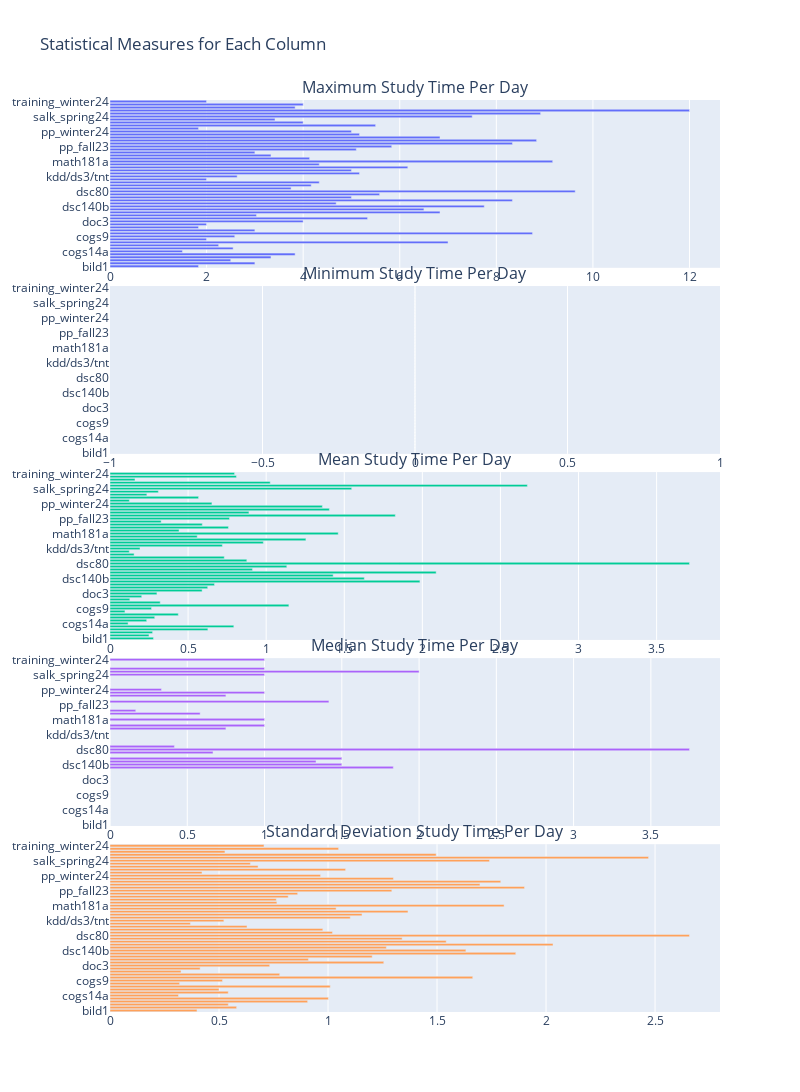

Write notebook code for a chart like this one.
### Code cell
import plotly.graph_objects as go
from plotly.subplots import make_subplots
# Create subplots
fig = make_subplots(
    rows=5, cols=1,
    subplot_titles=("Maximum Study Time Per Day", "Minimum Study Time Per Day", "Mean Study Time Per Day", "Median Study Time Per Day", "Standard Deviation Study Time Per Day"),
    vertical_spacing=0.02  # Adjust spacing to your preference
)

# Plotting each statistic on a separate subplot as horizontal bar
fig.add_trace(go.Bar(x=stats_df['Max'], y=stats_df.index, orientation='h', name='Max'), row=1, col=1)
fig.add_trace(go.Bar(x=stats_df['Min'], y=stats_df.index, orientation='h', name='Min'), row=2, col=1)
fig.add_trace(go.Bar(x=stats_df['Mean'], y=stats_df.index, orientation='h', name='Mean'), row=3, col=1)
fig.add_trace(go.Bar(x=stats_df['Median'], y=stats_df.index, orientation='h', name='Median'), row=4, col=1)
fig.add_trace(go.Bar(x=stats_df['Standard Deviation'], y=stats_df.index, orientation='h', name='Standard Deviation'), row=5, col=1)

# Update layout for clear visualization
fig.update_layout(height=7000, width=800, showlegend=False, title_text="Statistical Measures for Each Column")
fig.update_xaxes(showgrid=True)  # Optionally, show grid on x-axis for better readability
fig.show()

### Figure 1 — Plotly figure (JSON) as saved in the notebook; plotly's stock layout.template omitted (floating-point values rounded to 4 significant figures)
{"data": [{"name": "Max", "orientation": "h", "type": "bar", "x": [1.833, 3, 2.5, 3.333, 3.833, 1.5, 2.55, 2.25, 7, 2, 2.583, 8.75, 3, 1.833, 2, 4, 5.333, 3.033, 6.833, 6.5, 7.75, 4.683, 8.333, 5, 5.583, 9.633, 3.75, 4.167, 4.333, 2, 2.633, 5.167, 5, 6.167, 4.333, 9.167, 4.133, 3.333, 3, 5.1, 5.833, 8.333, 8.833, 6.833, 5.167, 5, 1.833, 5.5, 4, 3.417, 7.5, 8.917, 12, 3.833, 4, 2], "xaxis": "x", "y": ["bild1", "bild22", "cogs107a", "cogs107b", "cogs107c", "cogs14a", "cogs14b", "cogs153", "cogs17", "cogs87", "cogs9", "cse150b", "cse257", "doc1", "doc2", "doc3", "ds_summer_project", "dsc10", "dsc106", "dsc140a", "dsc140b", "dsc20", "dsc30", "dsc40a", "dsc40b", "dsc80", "ex_phys", "fmp_fall23", "fmp_spring24", "fmp_winter24", "kdd/ds3/tnt", "math18", "math180a", "math180b", "math180c", "math181a", "math20b", "math20c", "math20e", "pp_fall22", "pp_fall23", "pp_spring23", "pp_spring24", "pp_summer23", "pp_winter23", "pp_winter24", "psyc137", "reading_spring23", "reading_summer23", "reading_winter23", "salk_spring24", "salk_winter24", "training_fall23", "training_spring23", "training_summer23", "training_winter24"], "yaxis": "y"}, {"name": "Min", "orientation": "h", "type": "bar", "x": [0, 0, 0, 0, 0, 0, 0, 0, 0, 0, 0, 0, 0, 0, 0, 0, 0, 0, 0, 0, 0, 0, 0, 0, 0, 0, 0, 0, 0, 0, 0, 0, 0, 0, 0, 0, 0, 0, 0, 0, 0, 0, 0, 0, 0, 0, 0, 0, 0, 0, 0, 0, 0, 0, 0, 0], "xaxis": "x2", "y": ["bild1", "bild22", "cogs107a", "cogs107b", "cogs107c", "cogs14a", "cogs14b", "cogs153", "cogs17", "cogs87", "cogs9", "cse150b", "cse257", "doc1", "doc2", "doc3", "ds_summer_project", "dsc10", "dsc106", "dsc140a", "dsc140b", "dsc20", "dsc30", "dsc40a", "dsc40b", "dsc80", "ex_phys", "fmp_fall23", "fmp_spring24", "fmp_winter24", "kdd/ds3/tnt", "math18", "math180a", "math180b", "math180c", "math181a", "math20b", "math20c", "math20e", "pp_fall22", "pp_fall23", "pp_spring23", "pp_spring24", "pp_summer23", "pp_winter23", "pp_winter24", "psyc137", "reading_spring23", "reading_summer23", "reading_winter23", "salk_spring24", "salk_winter24", "training_fall23", "training_spring23", "training_summer23", "training_winter24"], "yaxis": "y2"}, {"name": "Mean", "orientation": "h", "type": "bar", "x": [0.2784, 0.2496, 0.2727, 0.6266, 0.7928, 0.1158, 0.2348, 0.2861, 0.4372, 0.09567, 0.2659, 1.145, 0.3214, 0.1269, 0.203, 0.3004, 0.5898, 0.6255, 0.6689, 1.984, 1.628, 1.429, 2.088, 0.9123, 1.132, 3.711, 0.876, 0.7316, 0.1543, 0.1234, 0.1922, 0.7195, 0.9818, 1.254, 0.5586, 1.461, 0.442, 0.7583, 0.5909, 0.3276, 0.7652, 1.827, 0.8896, 1.405, 1.36, 0.6526, 0.1239, 0.5671, 0.2359, 0.3097, 1.548, 2.673, 1.026, 0.1602, 0.8095, 0.7976], "xaxis": "x3", "y": ["bild1", "bild22", "cogs107a", "cogs107b", "cogs107c", "cogs14a", "cogs14b", "cogs153", "cogs17", "cogs87", "cogs9", "cse150b", "cse257", "doc1", "doc2", "doc3", "ds_summer_project", "dsc10", "dsc106", "dsc140a", "dsc140b", "dsc20", "dsc30", "dsc40a", "dsc40b", "dsc80", "ex_phys", "fmp_fall23", "fmp_spring24", "fmp_winter24", "kdd/ds3/tnt", "math18", "math180a", "math180b", "math180c", "math181a", "math20b", "math20c", "math20e", "pp_fall22", "pp_fall23", "pp_spring23", "pp_spring24", "pp_summer23", "pp_winter23", "pp_winter24", "psyc137", "reading_spring23", "reading_summer23", "reading_winter23", "salk_spring24", "salk_winter24", "training_fall23", "training_spring23", "training_summer23", "training_winter24"], "yaxis": "y3"}, {"name": "Median", "orientation": "h", "type": "bar", "x": [0, 0, 0, 0, 0, 0, 0, 0, 0, 0, 0, 0, 0, 0, 0, 0, 0, 0, 0, 1.833, 1.5, 1.333, 1.5, 0, 0.6667, 3.75, 0.4167, 0, 0, 0, 0, 0, 0.75, 1, 0, 1, 0, 0.5833, 0.1667, 0, 0, 1.417, 0, 0.75, 1, 0.3333, 0, 0, 0, 0, 1, 2, 1, 0, 0, 1], "xaxis": "x4", "y": ["bild1", "bild22", "cogs107a", "cogs107b", "cogs107c", "cogs14a", "cogs14b", "cogs153", "cogs17", "cogs87", "cogs9", "cse150b", "cse257", "doc1", "doc2", "doc3", "ds_summer_project", "dsc10", "dsc106", "dsc140a", "dsc140b", "dsc20", "dsc30", "dsc40a", "dsc40b", "dsc80", "ex_phys", "fmp_fall23", "fmp_spring24", "fmp_winter24", "kdd/ds3/tnt", "math18", "math180a", "math180b", "math180c", "math181a", "math20b", "math20c", "math20e", "pp_fall22", "pp_fall23", "pp_spring23", "pp_spring24", "pp_summer23", "pp_winter23", "pp_winter24", "psyc137", "reading_spring23", "reading_summer23", "reading_winter23", "salk_spring24", "salk_winter24", "training_fall23", "training_spring23", "training_summer23", "training_winter24"], "yaxis": "y4"}, {"name": "Standard Deviation", "orientation": "h", "type": "bar", "x": [0.399, 0.5807, 0.5427, 0.9065, 1.002, 0.3142, 0.5423, 0.5, 1.01, 0.3192, 0.5161, 1.664, 0.7783, 0.3258, 0.4134, 0.7324, 1.256, 0.91, 1.203, 1.861, 1.632, 1.267, 2.032, 1.542, 1.34, 2.658, 1.02, 0.9761, 0.6284, 0.3689, 0.5223, 1.102, 1.156, 1.367, 1.037, 1.808, 0.7654, 0.7627, 0.8174, 0.8608, 1.293, 1.901, 1.697, 1.792, 1.3, 0.9658, 0.4221, 1.081, 0.6792, 0.644, 1.741, 2.47, 1.496, 0.5274, 1.049, 0.7063], "xaxis": "x5", "y": ["bild1", "bild22", "cogs107a", "cogs107b", "cogs107c", "cogs14a", "cogs14b", "cogs153", "cogs17", "cogs87", "cogs9", "cse150b", "cse257", "doc1", "doc2", "doc3", "ds_summer_project", "dsc10", "dsc106", "dsc140a", "dsc140b", "dsc20", "dsc30", "dsc40a", "dsc40b", "dsc80", "ex_phys", "fmp_fall23", "fmp_spring24", "fmp_winter24", "kdd/ds3/tnt", "math18", "math180a", "math180b", "math180c", "math181a", "math20b", "math20c", "math20e", "pp_fall22", "pp_fall23", "pp_spring23", "pp_spring24", "pp_summer23", "pp_winter23", "pp_winter24", "psyc137", "reading_spring23", "reading_summer23", "reading_winter23", "salk_spring24", "salk_winter24", "training_fall23", "training_spring23", "training_summer23", "training_winter24"], "yaxis": "y5"}], "layout": {"annotations": [{"font": {"size": 16}, "showarrow": false, "text": "Maximum Study Time Per Day", "x": 0.5, "xanchor": "center", "xref": "paper", "y": 1, "yanchor": "bottom", "yref": "paper"}, {"font": {"size": 16}, "showarrow": false, "text": "Minimum Study Time Per Day", "x": 0.5, "xanchor": "center", "xref": "paper", "y": 0.796, "yanchor": "bottom", "yref": "paper"}, {"font": {"size": 16}, "showarrow": false, "text": "Mean Study Time Per Day", "x": 0.5, "xanchor": "center", "xref": "paper", "y": 0.592, "yanchor": "bottom", "yref": "paper"}, {"font": {"size": 16}, "showarrow": false, "text": "Median Study Time Per Day", "x": 0.5, "xanchor": "center", "xref": "paper", "y": 0.388, "yanchor": "bottom", "yref": "paper"}, {"font": {"size": 16}, "showarrow": false, "text": "Standard Deviation Study Time Per Day", "x": 0.5, "xanchor": "center", "xref": "paper", "y": 0.184, "yanchor": "bottom", "yref": "paper"}], "height": 7000, "showlegend": false, "title": {"text": "Statistical Measures for Each Column"}, "width": 800, "xaxis": {"anchor": "y", "domain": [0, 1], "showgrid": true}, "xaxis2": {"anchor": "y2", "domain": [0, 1], "showgrid": true}, "xaxis3": {"anchor": "y3", "domain": [0, 1], "showgrid": true}, "xaxis4": {"anchor": "y4", "domain": [0, 1], "showgrid": true}, "xaxis5": {"anchor": "y5", "domain": [0, 1], "showgrid": true}, "yaxis": {"anchor": "x", "domain": [0.816, 1]}, "yaxis2": {"anchor": "x2", "domain": [0.612, 0.796]}, "yaxis3": {"anchor": "x3", "domain": [0.408, 0.592]}, "yaxis4": {"anchor": "x4", "domain": [0.204, 0.388]}, "yaxis5": {"anchor": "x5", "domain": [0, 0.184]}}}
